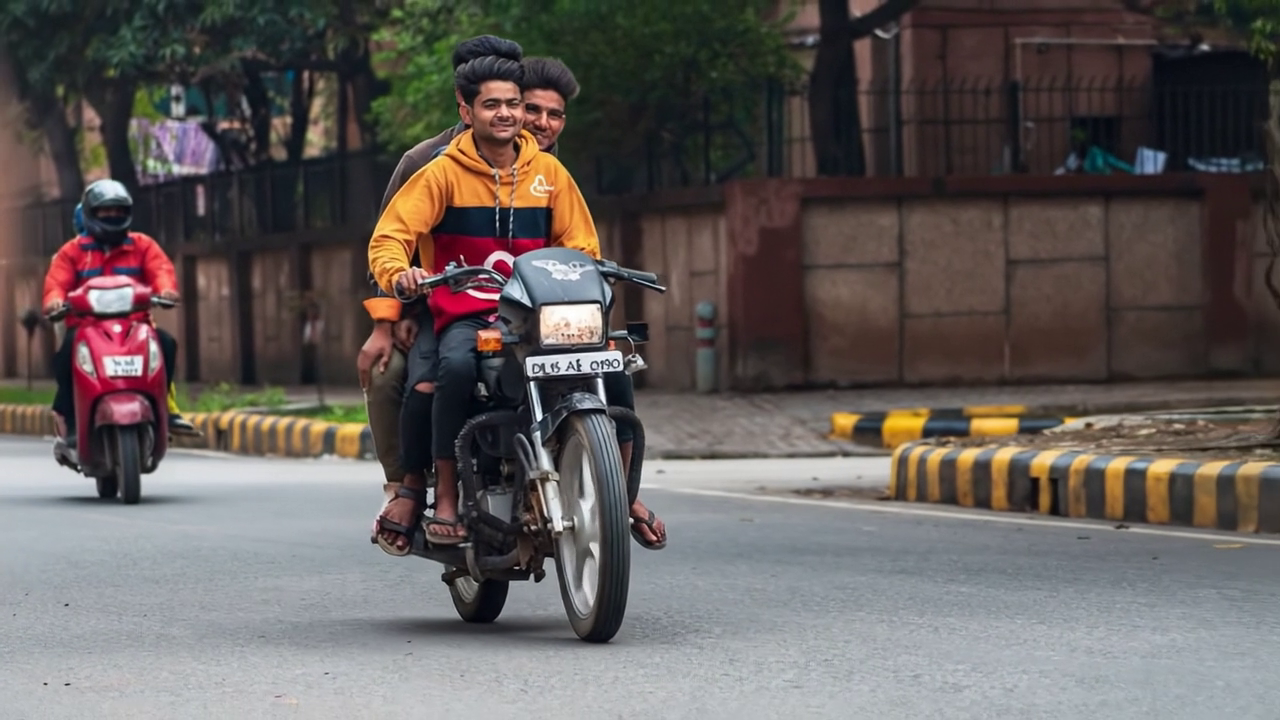
#> input picture frame 19 of triple-riding/input/1.mp4, 1280 x 720 px, given in place of video.mp4, which was not available
$ python traffic_light_roi.py
#> lines starting #> are read from the running program, lines starting #| are printed output that depends on the picture; after the words box and inside, x2 and y2 are one past the last pixel; in counts of white or black regions, pixels touching at a corner belong together
import cv2

VIDEO_PATH = "input/video.mp4"
DISPLAY_WIDTH = 1280

points = []
scale = 1.0

def mouse(event, x, y, flags, param):
    global scale, points
    if event == cv2.EVENT_LBUTTONDOWN:
        ox = int(x / scale)
        oy = int(y / scale)
        points.append((ox, oy))
        print(f"Point added: ({ox}, {oy})")

cap = cv2.VideoCapture(VIDEO_PATH)
fps = cap.get(cv2.CAP_PROP_FPS)
delay = int(1000 / fps)

cv2.namedWindow("Stop Line Calibration - LIVE")
cv2.setMouseCallback("Stop Line Calibration - LIVE", mouse)

while True:
    ret, frame = cap.read()
#> frame is the input picture: shape (720, 1280, 3); mean B, G, R 90.8, 92.9, 99.5
    if not ret:
        break

    h, w = frame.shape[:2]
#> h = 720; w = 1280

    if w > DISPLAY_WIDTH:
        scale = DISPLAY_WIDTH / w
        display = cv2.resize(frame, (int(w * scale), int(h * scale)))
    else:
        display = frame.copy()
        scale = 1.0

    # Draw already clicked points
    for (px, py) in points:
        dx = int(px * scale)
        dy = int(py * scale)
        cv2.circle(display, (dx, dy), 5, (0, 0, 255), -1)

    cv2.putText(
        display,
        "LEFT CLICK: add point | S: save | Q: quit",
        (20, 30),
        cv2.FONT_HERSHEY_SIMPLEX,
        0.7,
        (0, 255, 255),
        2
    )
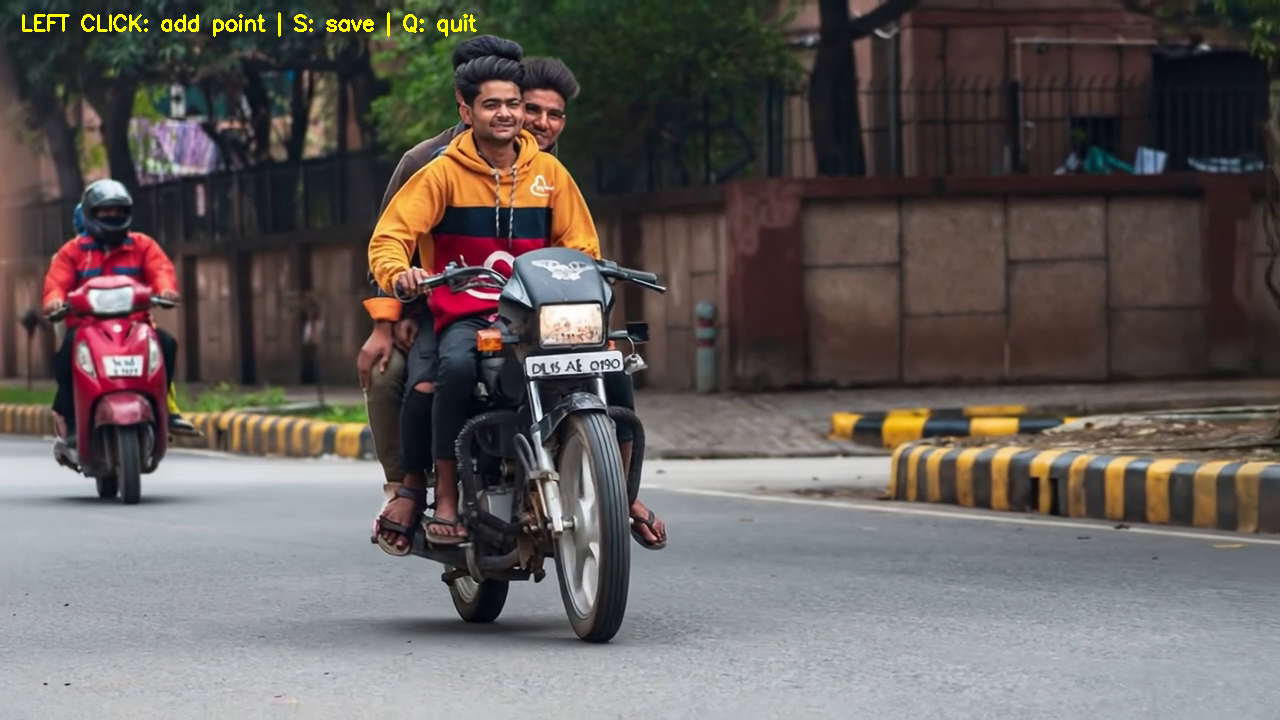
#> display: shape (720, 1280, 3); 0.29% of pixels changed, all inside (x1, y1, x2, y2) = (22, 12, 477, 37)

    cv2.imshow("Stop Line Calibration - LIVE", display)

    key = cv2.waitKey(delay) & 0xFF
#> (key q is pressed here)

    if key == ord('q'):
        print("\nExited without saving.")
        break

    if key == ord('s'):
        print("\nSAVED POINTS:")
        for p in points:
            print(p)
        break

cap.release()
cv2.destroyAllWindows()

$ run again, starting later in the video
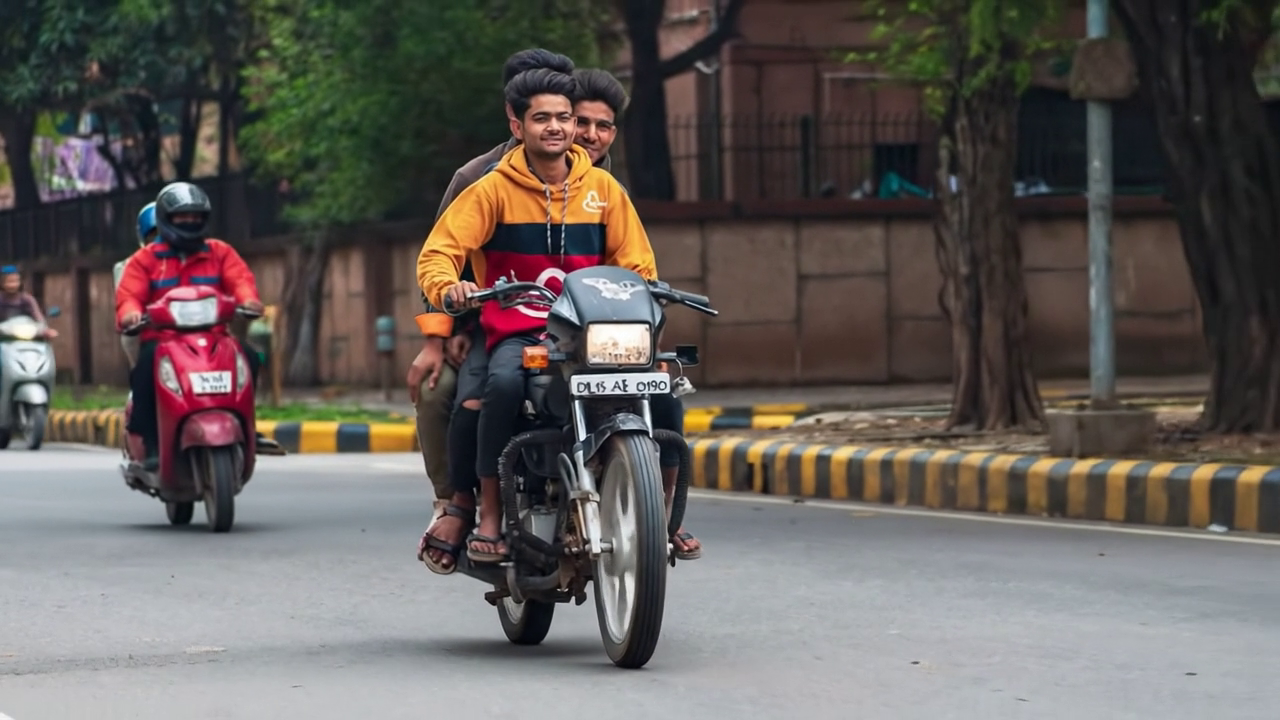
#> input picture frame 86 of triple-riding/input/1.mp4, 1280 x 720 px, given in place of video.mp4, which was not available
#> frame is the input picture: shape (720, 1280, 3); mean B, G, R 90.1, 93.7, 99.5
#> `cv2.putText( display, "LEFT CLICK: add point | S: save | Q: quit", (20..`:
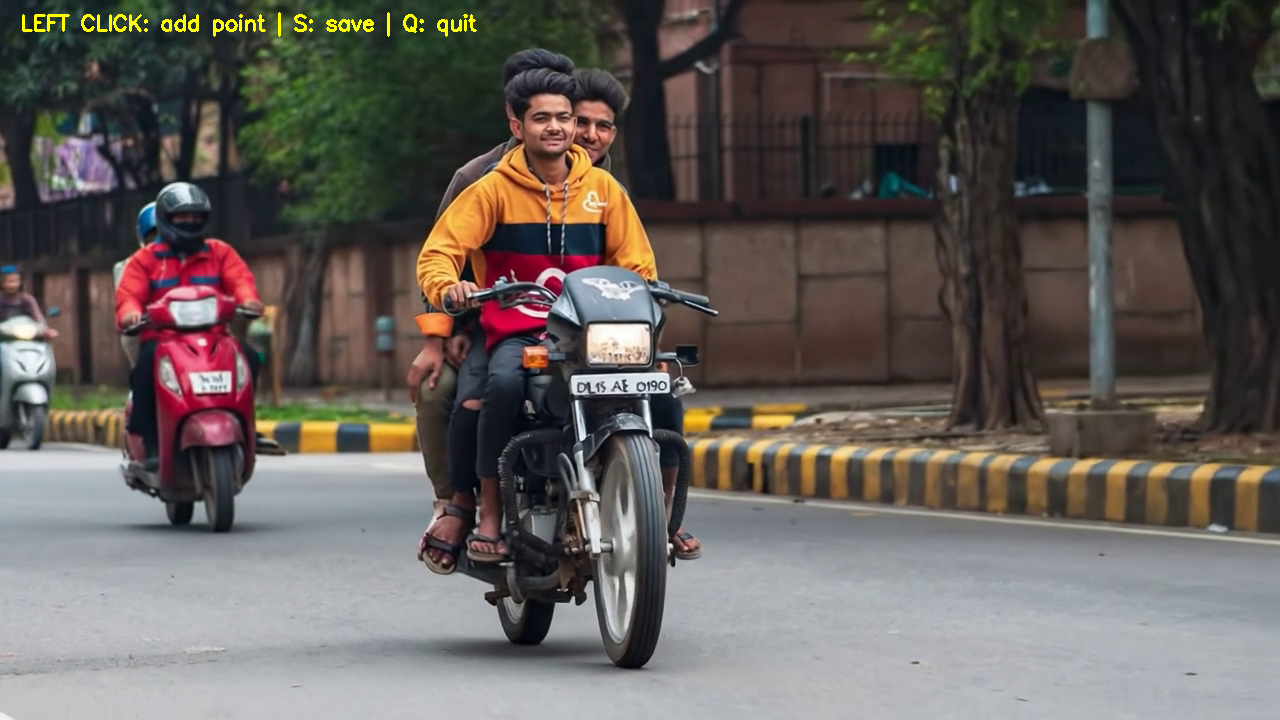
#> display: shape (720, 1280, 3); 0.29% of pixels changed, all inside (x1, y1, x2, y2) = (22, 12, 477, 37)

$ run again, starting later in the video
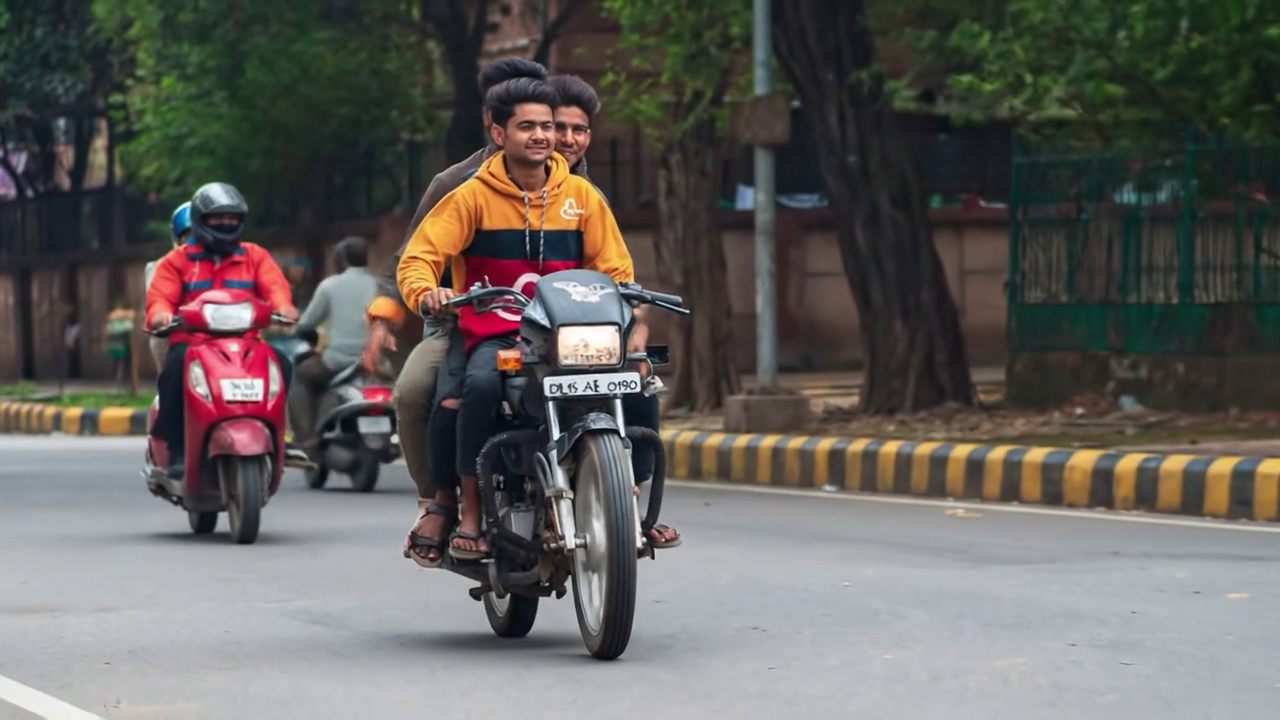
#> input picture frame 153 of triple-riding/input/1.mp4, 1280 x 720 px, given in place of video.mp4, which was not available
#> frame is the input picture: shape (720, 1280, 3); mean B, G, R 92.2, 95.9, 98.9
#> `cv2.putText( display, "LEFT CLICK: add point | S: save | Q: quit", (20..`:
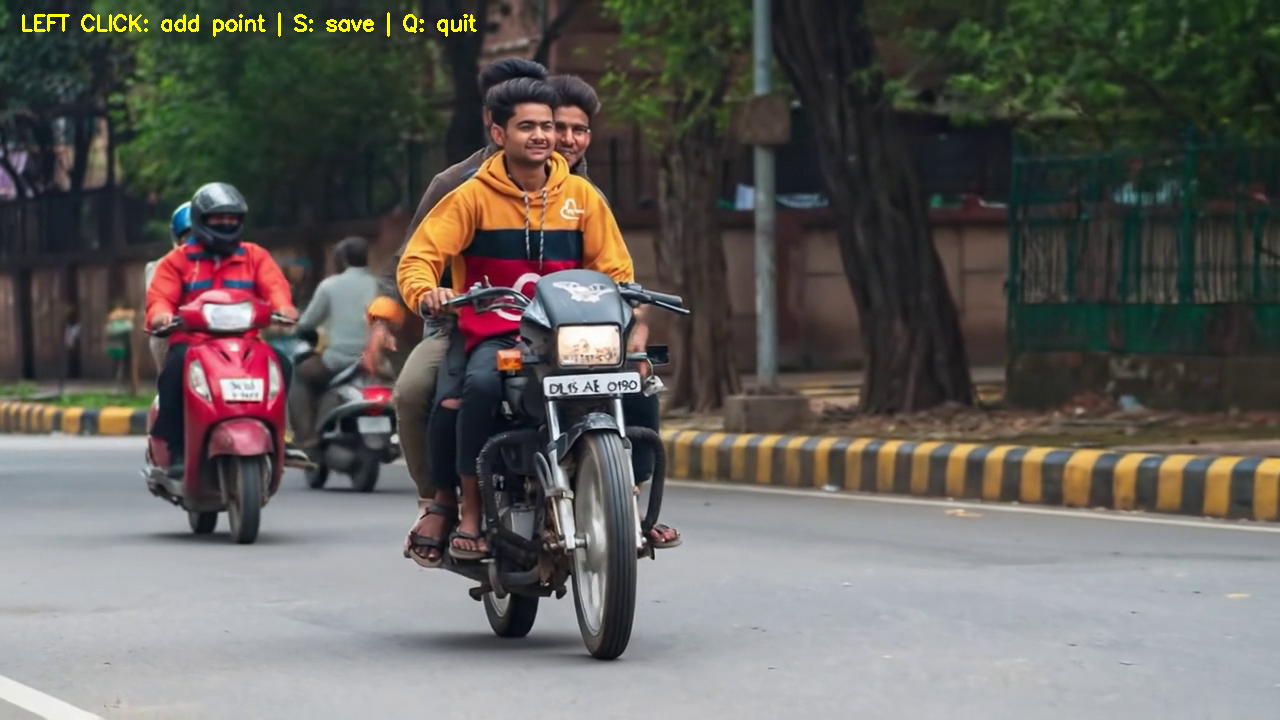
#> display: shape (720, 1280, 3); 0.29% of pixels changed, all inside (x1, y1, x2, y2) = (22, 12, 477, 37)
